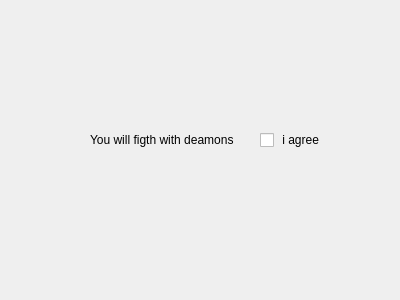
<?xml version="1.0" encoding="UTF-8"?>
<ui version="4.0">
 <class>Form</class>
 <widget class="QWidget" name="Form">
  <property name="geometry">
   <rect>
    <x>0</x>
    <y>0</y>
    <width>400</width>
    <height>300</height>
   </rect>
  </property>
  <property name="windowTitle">
   <string>Form</string>
  </property>
  <widget class="QCheckBox" name="checkBox">
   <property name="geometry">
    <rect>
     <x>260</x>
     <y>130</y>
     <width>81</width>
     <height>20</height>
    </rect>
   </property>
   <property name="text">
    <string> i agree</string>
   </property>
  </widget>
  <widget class="QLabel" name="label1">
   <property name="geometry">
    <rect>
     <x>90</x>
     <y>130</y>
     <width>161</width>
     <height>20</height>
    </rect>
   </property>
   <property name="text">
    <string>You will figth with deamons </string>
   </property>
  </widget>
 </widget>
 <resources/>
 <connections/>
</ui>
